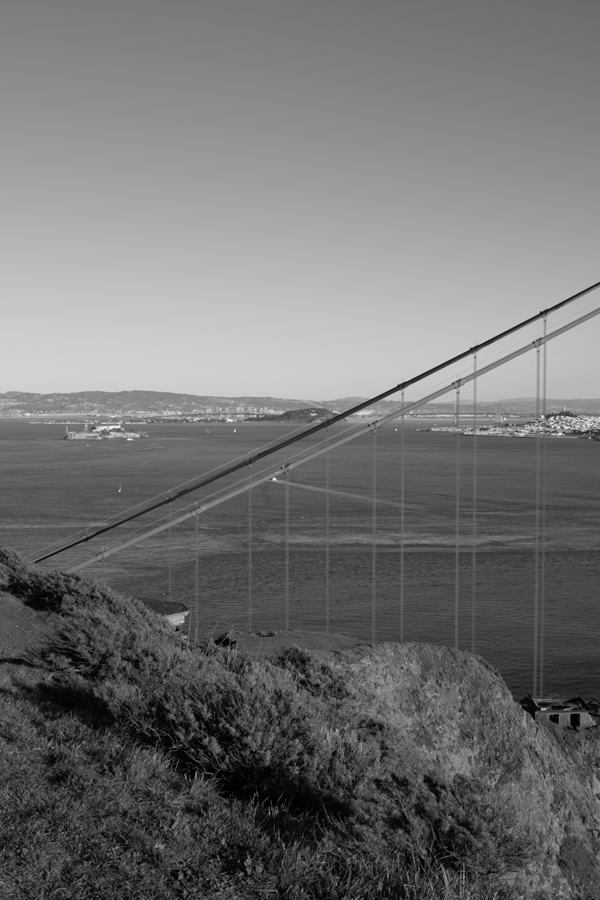
#> input picture ceng391_hw03/data/goldengate/goldengate-00.png, 600 x 900 px; its folder holds 4 pictures in this run
$ python detect_and_match.py
#> lines starting #> are read from the running program, lines starting #| are printed output that depends on the picture
#260201043-Merve Malak
import cv2 as cv
import numpy as np

def detect_keypoints(image_number):
    img = cv.imread(f"../data/goldengate/goldengate-0{image_number}.png")
    gray= cv.cvtColor(img,cv.COLOR_BGR2GRAY)
    sift = cv.SIFT_create()
    kp,des = sift.detectAndCompute(gray,None)
    return kp,des

def draw_and_write_sift(image_number):
#> called with image_number = 0
    img = cv.imread(f"../data/goldengate/goldengate-0{image_number}.png")
#> img is the input picture: shape (900, 600, 3); min 0, max 249, mean 113.3
    gray= cv.cvtColor(img,cv.COLOR_BGR2GRAY)
    kp,des = detect_keypoints(image_number)
#> in detect_keypoints, `kp,des = sift.detectAndCompute(gray,None)`: kp = 2735 keypoints; strongest (x, y, size): (274, 479, 2.1), (542, 417, 2), (476, 348, 4.4), (542, 709, 2)
    img=cv.drawKeypoints(gray,kp,img)
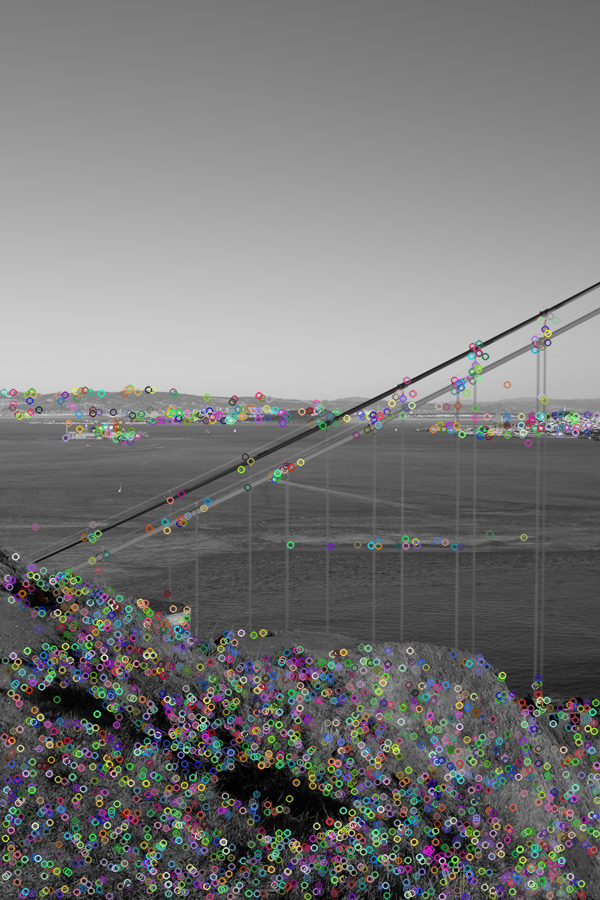
#> img: shape (900, 600, 3); mean B, G, R 118.2, 118.4, 118.3
    cv.imwrite(f'sift_keypoints0{image_number}.png',img)
    f = open(f"sift_0{image_number}.txt", "w")
    for point in kp:
        p = str(point.pt[0]) + "," + str(point.pt[1]) + "," + str(point.size) + "," + str(point.angle) + "," + str(
        point.response) + "," + str(point.octave) + "," + str(point.class_id) + "\n"
        f.write(p)
#> this loop made 2735 passes
#> point on passes 1 to 3: keypoint at (2.4, 802.5), size 2, keypoint at (2.4, 802.5), size 2, keypoint at (3.1, 861.8), size 2
    f.write(f"Descriptor:\n {des}")
    f.close()

def bfc_matches(image_number1,image_number2):
    img1 = cv.imread(f"../data/goldengate/goldengate-0{image_number1}.png")
    img2 = cv.imread(f"../data/goldengate/goldengate-0{image_number2}.png")
    gray1= cv.cvtColor(img1,cv.COLOR_BGR2GRAY)
    gray2 = cv.cvtColor(img2, cv.COLOR_BGR2GRAY)
    sift = cv.SIFT_create()
    kp1, des1  = sift.detectAndCompute(gray1,None)
    kp2, des2 = sift.detectAndCompute(gray2,None)
    bf = cv.BFMatcher()
    matches = bf.match(des1,des2)
    kmatches = sorted(matches, key = lambda x:x.distance)
    return kmatches

def draw_and_write_tentative_correspendences(image_number1, image_number2):
    img1 = cv.imread(f"../data/goldengate/goldengate-0{image_number1}.png")
    img2 = cv.imread(f"../data/goldengate/goldengate-0{image_number2}.png")
    matches = bfc_matches(image_number1, image_number2)
    f = open(f"tentative_correspondences_{image_number1}-{image_number2}.txt", "w")
    for match in matches:
        m = str(match.queryIdx) + "," + str(match.trainIdx) + "," + str(match.imgIdx) + "," + str(match.distance)+"\n"
        f.write(m)
    f.close()
    kp1, _ = detect_keypoints(image_number1)
    kp2, _ = detect_keypoints(image_number2)
    matched_img = cv.drawMatches(img1, kp1, img2, kp2, matches, img2, flags=2)
    cv.imwrite(f"tentative_correspondences_{image_number1}-{image_number2}.png", matched_img)


def main():
    for i in range(6):
        draw_and_write_sift(0)
#> pass 2 of the loop in main, `for i in range(6):`:
#> in draw_and_write_sift (call 2), `img=cv.drawKeypoints(gray,kp,img)`:
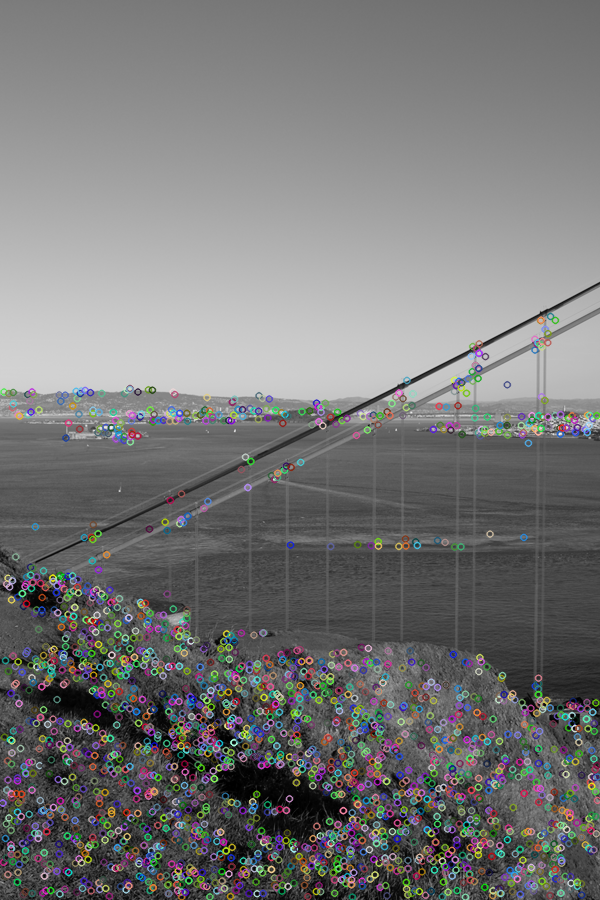
#> img: shape (900, 600, 3); mean B, G, R 118.2, 118.2, 118.2
#> the loop in draw_and_write_sift (call 2), `for point in kp:` made 2735 passes
#> pass 3 of the loop in main, `for i in range(6):`:
#> in draw_and_write_sift (call 3), `img=cv.drawKeypoints(gray,kp,img)`:
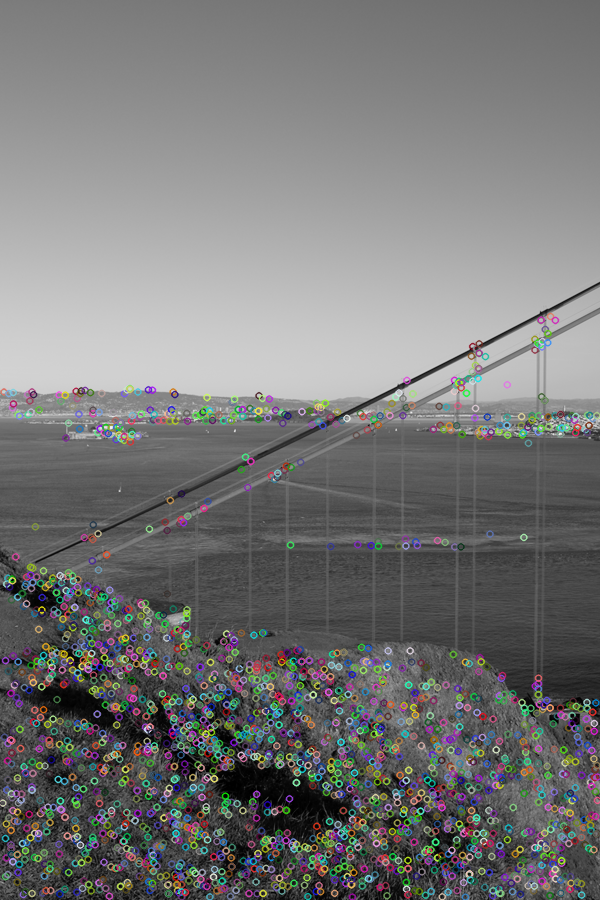
#> img: shape (900, 600, 3); mean B, G, R 118.1, 118.3, 118.1
#> the loop in draw_and_write_sift (call 3), `for point in kp:` made 2735 passes
#> the loop made 6 passes; the first 3 are shown
    for i in range(5):
        draw_and_write_tentative_correspendences(i, i+1)
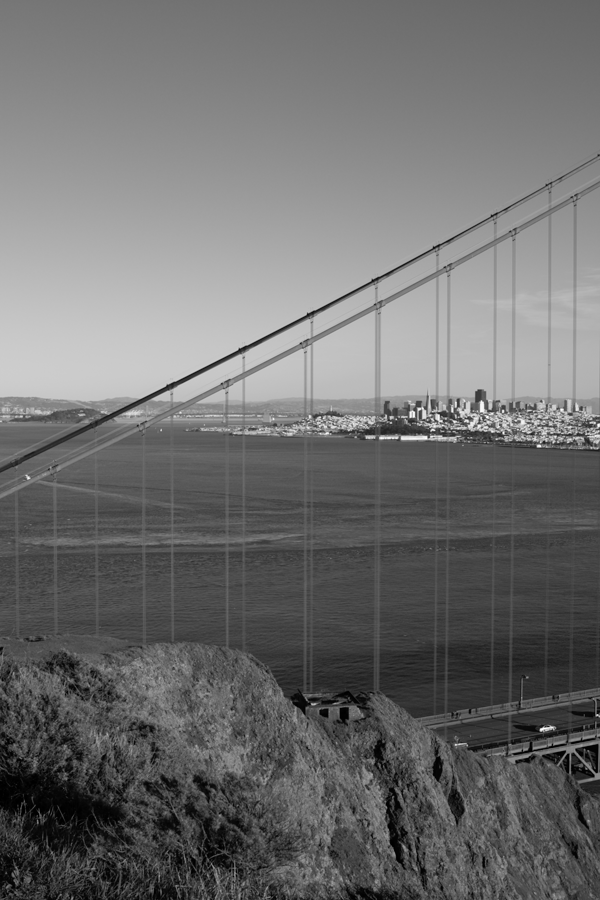
#> input picture ceng391_hw03/data/goldengate/goldengate-01.png, 600 x 900 px
#> in draw_and_write_tentative_correspendences, img2 is the input picture: shape (900, 600, 3); min 0, max 255, mean 110.4
#> in bfc_matches, `kp1, des1  = sift.detectAndCompute(gray1,None)`: kp1 has the same summary as kp in detect_keypoints
#> in bfc_matches, `kp2, des2 = sift.detectAndCompute(gray2,None)`: kp2 = 2465 keypoints; strongest (x, y, size): (541, 729, 2.4), (539, 446, 2.4), (419, 409, 2.1), (412, 414, 4.4)
#> in bfc_matches, `matches = bf.match(des1,des2)`: matches = 2735 matches
#> in draw_and_write_tentative_correspendences, `kp1, _ = detect_keypoints(image_number1)`: kp1 has the same summary as kp in detect_keypoints
#> in detect_keypoints (call 8), `kp,des = sift.detectAndCompute(gray,None)`: kp has the same summary as kp2 in bfc_matches
#> in draw_and_write_tentative_correspendences, `matched_img = cv.drawMatches(img1, kp1, img2, kp2, matches, img2, flag..`:
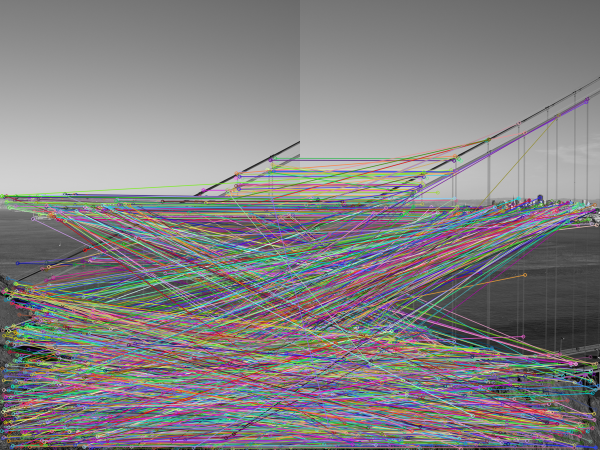
#> matched_img: shape (900, 1200, 3) (shown at 1/2 size); mean B, G, R 131.4, 129.8, 132.3
#> pass 2 of the loop in main, `for i in range(5):`:
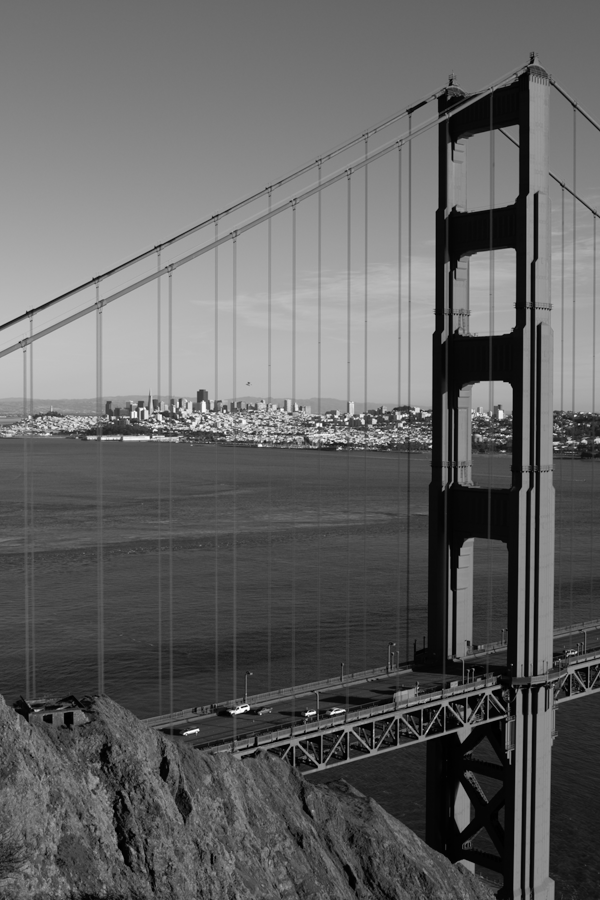
#> input picture ceng391_hw03/data/goldengate/goldengate-02.png, 600 x 900 px
#> in draw_and_write_tentative_correspendences, img2 is the input picture: shape (900, 600, 3); min 0, max 255, mean 98.5
#> in bfc_matches (call 2), `kp1, des1  = sift.detectAndCompute(gray1,None)`: kp1 has the same summary as kp2
#> in bfc_matches (call 2), `kp2, des2 = sift.detectAndCompute(gray2,None)`: kp2 = 2486 keypoints; strongest (x, y, size): (430, 446, 1.9), (314, 712, 2), (332, 713, 2.2), (306, 714, 2)
#> in bfc_matches (call 2), `matches = bf.match(des1,des2)`: matches = 2465 matches
#> in draw_and_write_tentative_correspendences (call 2), `kp1, _ = detect_keypoints(image_number1)`: kp1 = 2465 keypoints; strongest (x, y, size): (541, 729, 2.4), (539, 446, 2.4), (419, 409, 2.1), (412, 414, 4.4)
#> in detect_keypoints (call 10), `kp,des = sift.detectAndCompute(gray,None)`: kp has the same summary as kp2 in bfc_matches
#> in draw_and_write_tentative_correspendences (call 2), `matched_img = cv.drawMatches(img1, kp1, img2, kp2, matches, img2, flag..`:
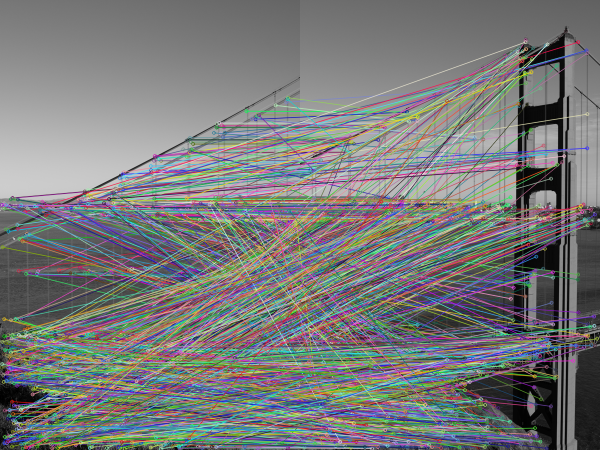
#> matched_img: shape (900, 1200, 3) (shown at 1/2 size); mean B, G, R 121.7, 121.4, 120.5
#> pass 3 of the loop in main, `for i in range(5):`:
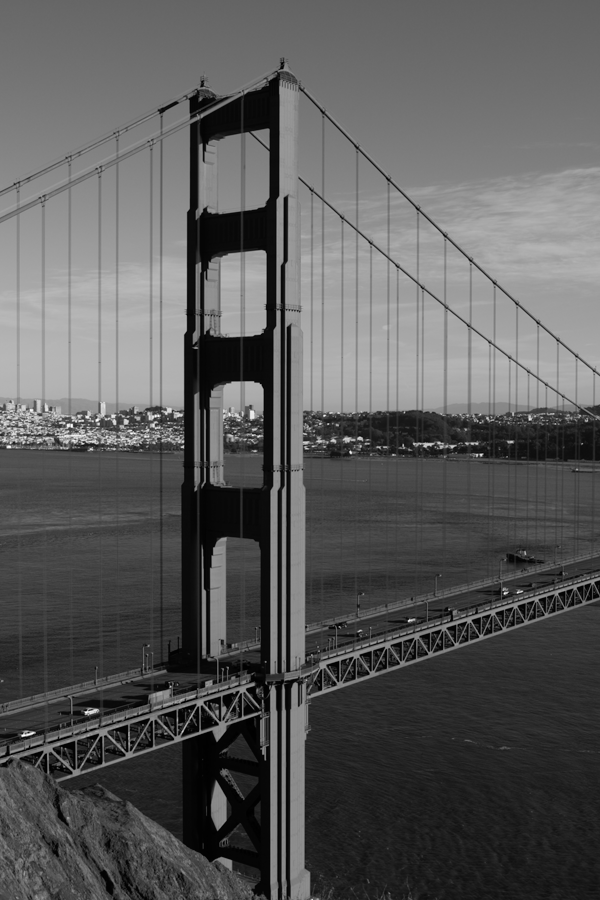
#> input picture ceng391_hw03/data/goldengate/goldengate-03.png, 600 x 900 px
#> in draw_and_write_tentative_correspendences, img2 is the input picture: shape (900, 600, 3); min 0, max 255, mean 89.9
#> in bfc_matches (call 3), `kp1, des1  = sift.detectAndCompute(gray1,None)`: kp1 has the same summary as kp2
#> in bfc_matches (call 3), `kp2, des2 = sift.detectAndCompute(gray2,None)`: kp2 = 1963 keypoints; strongest (x, y, size): (350, 452, 1.9), (481, 455, 2), (23, 735, 2.1), (183, 447, 1.9)
#> in bfc_matches (call 3), `matches = bf.match(des1,des2)`: matches = 2486 matches
#> in draw_and_write_tentative_correspendences (call 3), `kp1, _ = detect_keypoints(image_number1)`: kp1 = 2486 keypoints; strongest (x, y, size): (430, 446, 1.9), (314, 712, 2), (332, 713, 2.2), (306, 714, 2)
#> in detect_keypoints (call 12), `kp,des = sift.detectAndCompute(gray,None)`: kp has the same summary as kp2 in bfc_matches
#> in draw_and_write_tentative_correspendences (call 3), `matched_img = cv.drawMatches(img1, kp1, img2, kp2, matches, img2, flag..`:
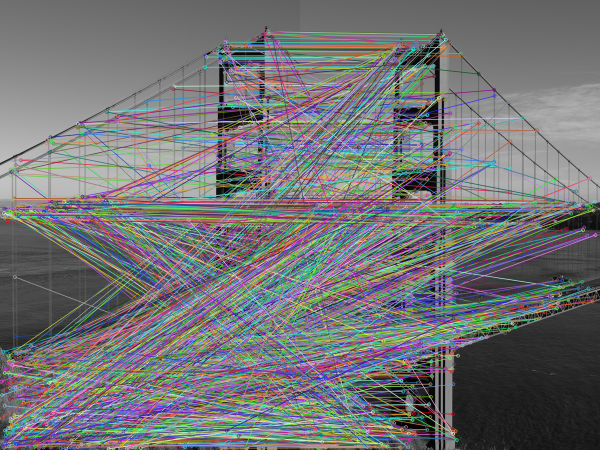
#> matched_img: shape (900, 1200, 3) (shown at 1/2 size); mean B, G, R 117.1, 114.9, 114.5
#> the loop made 4 passes; the first 3 are shown

#> (the run stopped early here; a loop or call above may not have finished)
